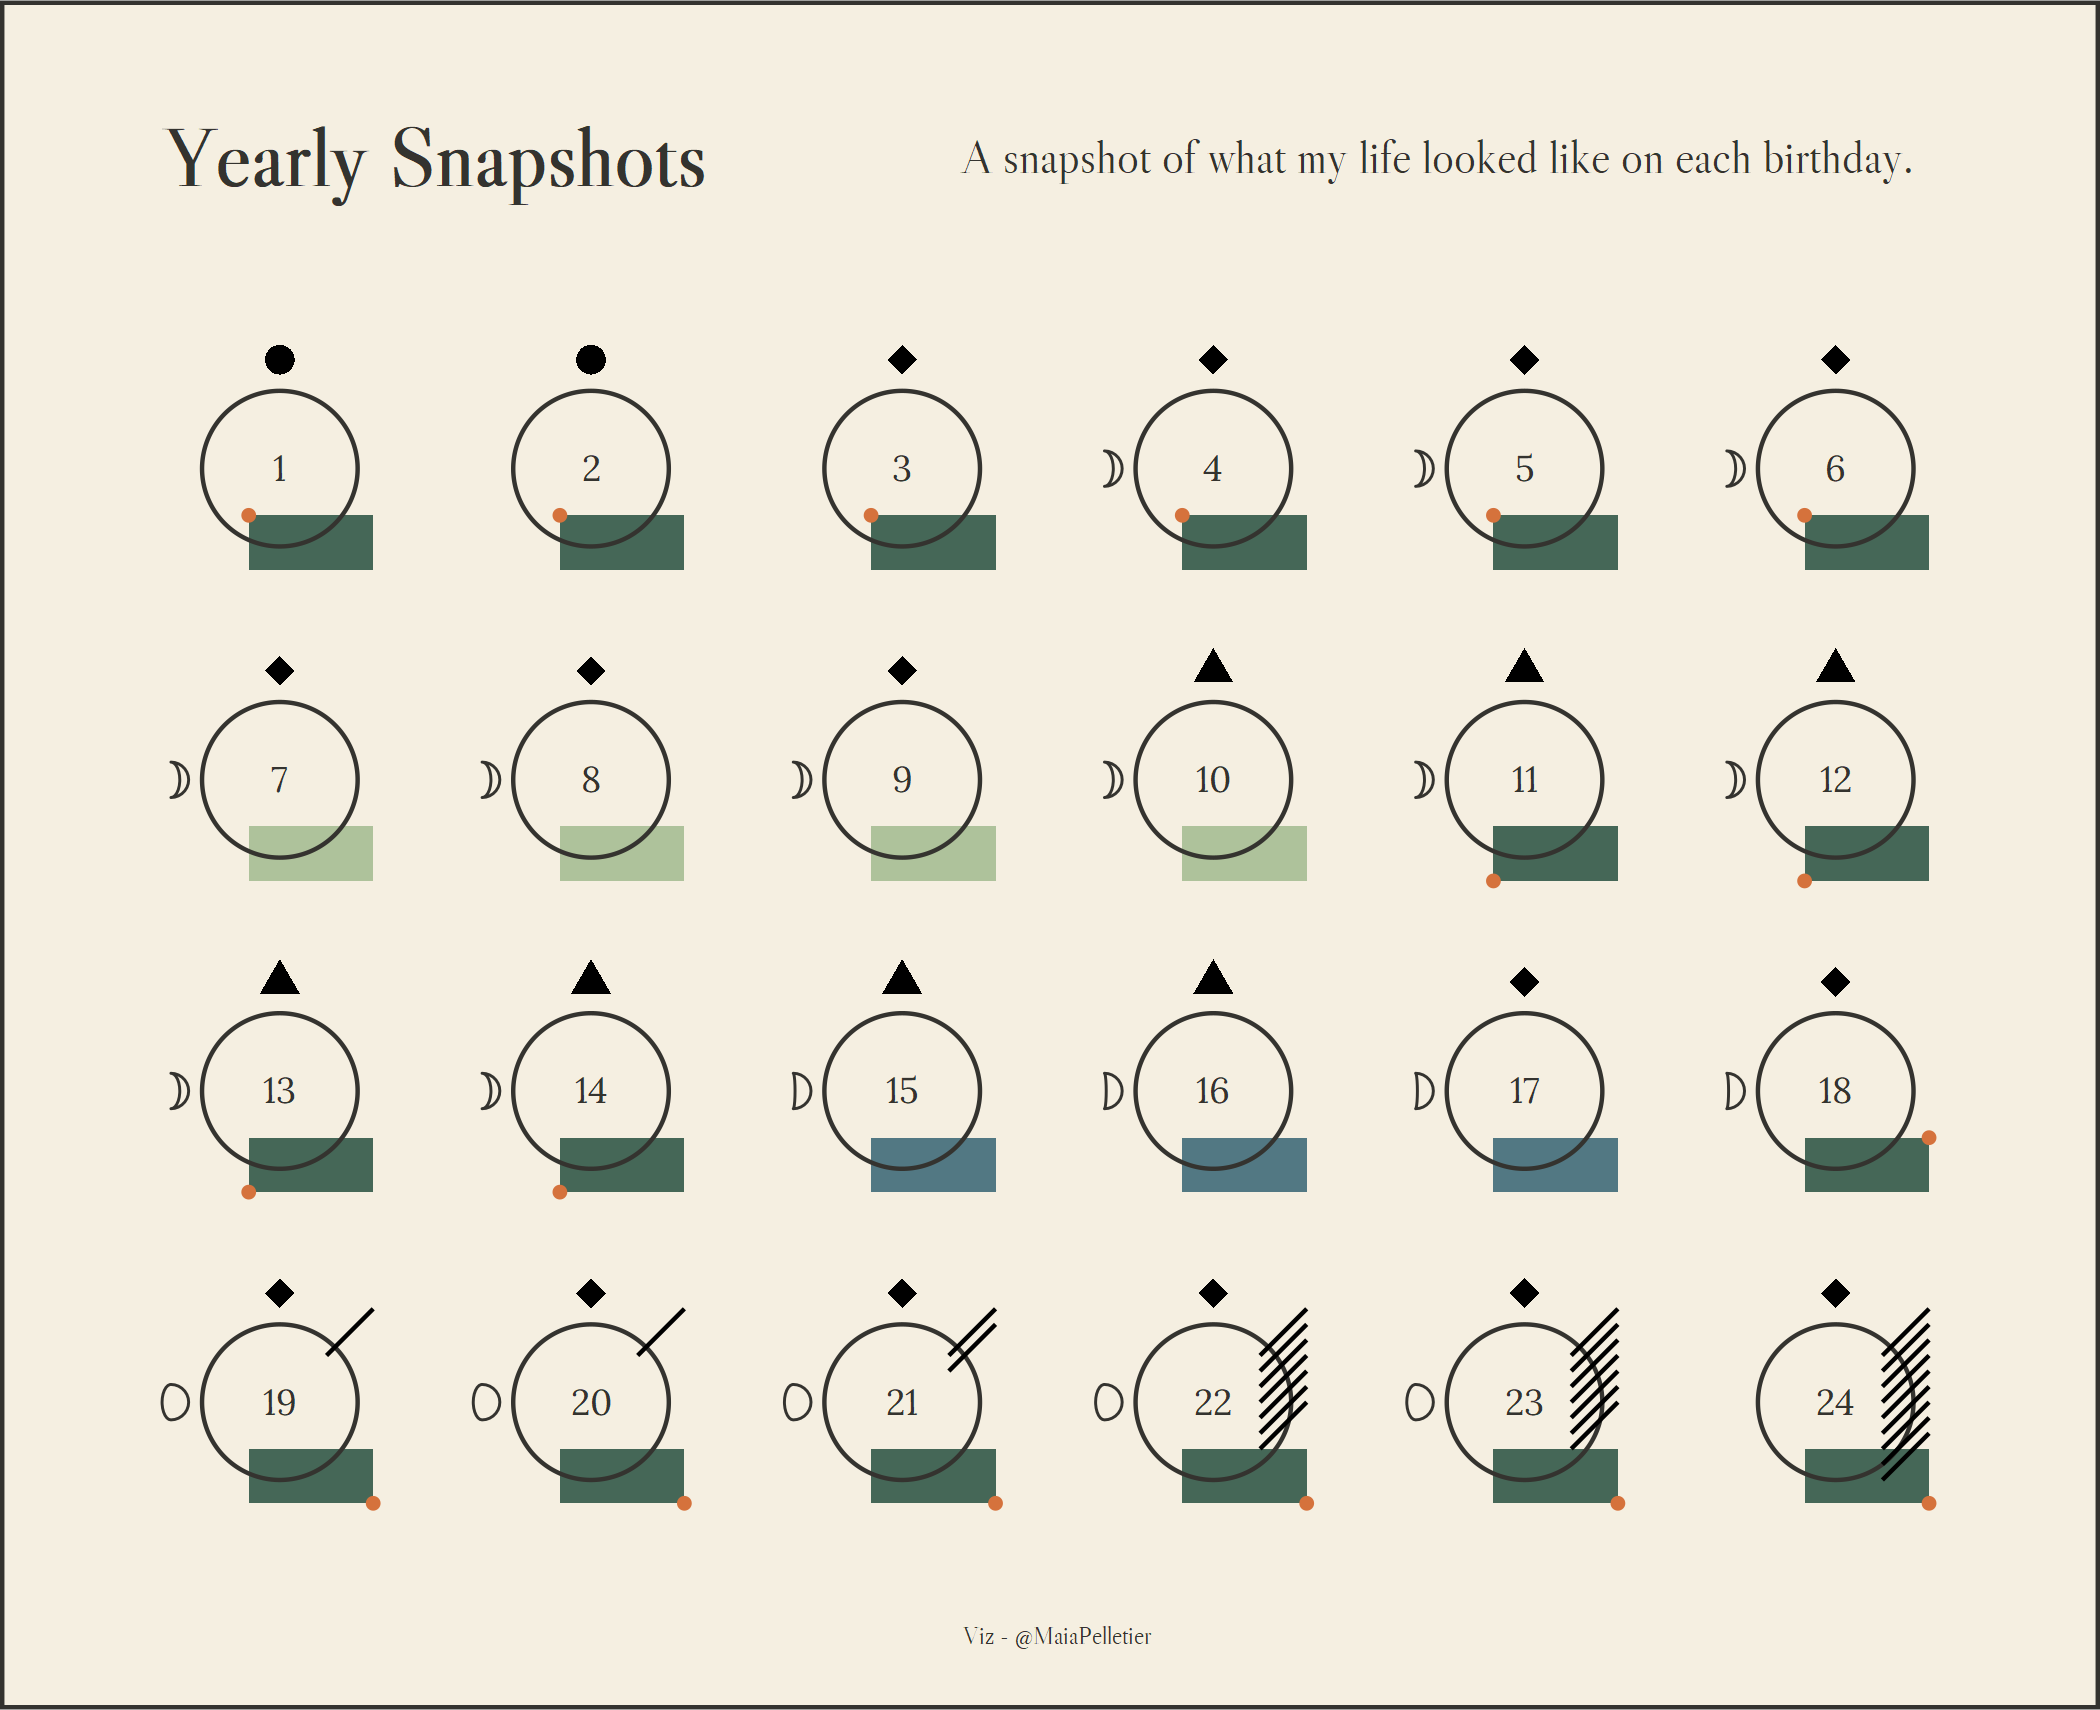

The R source for this figure:
# day15 - multivariate ---------------------------------------------------------

library(tidyverse)
library(here)
library(ggforce)
library(gggibbous)

extrafont::loadfonts(device = "win")

# import data & create coordinates
yearly_snapshot <-
  read_csv(here("day15 - multivariate", "data", "yearly_snapshot.csv")) %>%
  mutate(
    hair_style = fct_inorder(hair_style),
    hair_colour = fct_inorder(hair_colour),
    x = rep(1:6, 4),
    y = c(rep(4, 6), rep(3, 6), rep(2, 6), rep(1, 6)),
    xmin = x - 0.1,
    ymin = y - 0.325,
    xmax = x + 0.3,
    ymax = y - 0.15,
    ratio = case_when(
      school == "elementary" ~ 0.25,
      school == "high school" ~ 0.45,
      school == "university" ~ 0.75,
      TRUE ~ 0
    )
  )

# for tattoo segments
tattoos <- 
  yearly_snapshot %>% 
  select(age, no_tattoos, x, y) %>% 
  filter(no_tattoos>0) %>% 
  mutate(
    xstart = x + 0.15,
    xend = x + 0.3, 
    yend = map(no_tattoos, function(x) seq(1.30, by = -0.05, length.out = x)),
    ystart = map(no_tattoos, function(x) seq(1.15, by = -0.05, length.out = x))
  ) %>% 
  unnest(c(ystart, yend))

# for point indicating canadian locations
locations <- 
  yearly_snapshot %>% 
    select(age, location, xmin, xmax, ymin, ymax) %>% 
    mutate(
      x = case_when(
        location %in% c("manitouwadge", "oakville") ~ xmin,
        location %in% c("stouffville", "ottawa") ~ xmax
      ),
      y = case_when(
        location %in% c("manitouwadge", "stouffville") ~ ymax,
        location %in% c("oakville", "ottawa") ~ ymin
      )
    ) %>% 
  select(age, location, x, y)


# build plot --------------------------------------------------------------

yearly_snapshot %>% 
  ggplot() +
  geom_rect(
    aes(xmin = xmin, ymin = ymin, xmax = xmax, ymax = ymax, fill = country)
  ) +
  geom_point(
    data = locations,
    aes(x, y), 
    color = "#D5723C",
    size = 1
  ) +
  geom_circle(
    aes(x0 = x, y0 = y, r = 0.25), 
    color = "#34332F", 
   # fill = "#E9A7A8",
    size = 0.5
  ) +
  geom_moon(
    aes(x = x - 0.35, y = y, ratio = ratio),
    size = 4, 
    fill = NA,
    color = "#34332F"
    ) +
  geom_segment(
    data = tattoos,
    aes(x = xstart, y = ystart, xend = xend, yend = yend)
  ) +
  geom_point(
    aes(x = x, y = y + 0.35, shape = hair_style),
    size = 3,
    fill = "#34332F"
  ) +
  geom_text(
    aes(x, y, label = age),
    color = "#34332F", 
    size = 3,
    family = "Lora"
  ) +
  geom_text(
    data = data.frame(),
    aes(x = 1.5, y = 5),
    label = "Yearly Snapshots", 
    size = 7,
    color = "#34332F",
    family = "Libre Caslon Display",
    fontface = "bold"
  ) +
  geom_text(
    data = data.frame(),
    aes(x = 6.25, y = 5),
    label = "A snapshot of what my life looked like on each birthday.", 
    color = "#34332F",
    family = "Libre Caslon Display",
    hjust = 1
  ) +
  geom_text(
    data = data.frame(),
    aes(x = 3.5, y = 0.25),
    label = "Viz - @MaiaPelletier", 
    color = "#34332F",
    family = "Libre Caslon Display",
    size = 2
  ) +
  scale_fill_manual(values = c("#456757", "#527883", "#AEC29B")) +
  scale_shape_manual(values = c(16, 18, 17)) +
  coord_fixed(clip = "off") +
  theme_void() +
  theme(
    plot.background = element_rect(fill = "#F5EFE1", color = "#34332F", size = 1),
    plot.margin = margin(20, 20, 0, 20),
    legend.position = "none"
  ) +
  ggsave(here("day15 - multivariate", "day15_multivariate.png"), type = "cairo", height = 7, width = 7)



# build legend ------------------------------------------------------------


legend <- 
  tibble(
    x = c(5.35, 5.35, 5.35, 4.9, 4.6),
    y = c(1.1, 0.75, 0.67, 1.35, 1),
    xend = c(5.5, 5.5, 5.5, 4.5, 4.5),
    yend = c(1.1, 0.75, 0.67, 1.35, 1),
    xtext = c(5.6, 5.6, 5.6, 4.4, 4.4),
    hjust = c(0, 0, 0, 1, 1),
    label = c("had this # of tattoos",
              "lived in this country",
              "lived in this city of that country",
              "wore my hair like this",
              "was at this level of education")
  )

#0.175
rect_legend <-
  yearly_snapshot %>% 
  filter(age %in% c(9, 15, 21)) %>%
  mutate(
    xmin = 4, 
    xmax = 4.4, 
    ymin = c(0.25, 0, -0.25), 
    ymax = ymin + 0.175, 
    xtext = xmax + 0.25, 
    ytext = ymax - 0.0875
    )

locations_legend <-
  yearly_snapshot %>% 
  filter(age %in% c(15)) %>% 
  mutate(
    country = "canada",
    xmin = 5, xmax = 5.4, ymin = 0, ymax = ymin + 0.175,
    x = map(xmin, function(x) c(rep(x, 2), rep(x + 0.4, 2))),
    y = map(ymin, function(x) rep(c(x, x + 0.175), 2))
  ) %>% 
    unnest(c("x", "y")) %>% 
    mutate(
      location = c("manitouwadge", "oakville", "ottawa", "stouffville"),
      vjust = c(1.5, -1.5, 1.5, -1.5)
      )

hair_points_legend <-
  yearly_snapshot %>% 
    distinct(hair_style) %>% 
    mutate(
      x = 5.75,
      y = rev(seq(0.25, 0.5, length.out = 3)) - 0.1
    )

moon_legend <-
  yearly_snapshot %>% 
  distinct(school, ratio) %>% 
  na.omit() %>% 
  mutate(
    x = 5.75,
    y = rev(seq(-0.25, 0, length.out = 3))
  )


yearly_snapshot %>% 
  filter(age == 23) %>% 
  ggplot() +
  geom_rect(
    aes(xmin = xmin, ymin = ymin, xmax = xmax, ymax = ymax, fill = country)
  ) +
  geom_point(
    data = locations %>% filter(age == 23),
    aes(x, y), 
    color = "#D5723C",
    size = 1
  ) +
  geom_circle(
    aes(x0 = x, y0 = y, r = 0.25), 
    color = "#34332F",
    size = 0.5
  ) +
  geom_moon(
    aes(x = x - 0.35, y = y, ratio = ratio),
    size = 4, 
    fill = NA,
    color = "#34332F"
  ) +
  geom_segment(
    data = tattoos %>% filter(age == 23),
    aes(x = xstart, y = ystart, xend = xend, yend = yend)
  ) +
  geom_point(
    aes(x = x, y = y + 0.35, shape = hair_style),
    size = 3,
    fill = "#34332F"
  ) +
  geom_text(
    aes(x, y, label = age),
    color = "#34332F", 
    size = 4,
    family = "Lora"
  ) +
  geom_segment(
    data = legend,
    aes(x, xend = xend, y, yend = yend),
    color = "#34332F",
    size = 1
  ) +
  geom_text(
    data = legend,
    aes(x = xtext, y = yend, label = label, hjust = hjust), 
    size = 3,
    family = "Libre Caslon Display",
    color = "#34332F"
  ) +
  geom_text(
    data = data.frame(),
    aes(x = 5, y = 1.75), 
    size = 6,
    color = "#34332F",
    label = "On this birthday I...",
    family = "Libre Caslon Display",
    fontface = "bold"
  ) +
  geom_rect(
    data = rect_legend,
    aes(xmin = xmin, ymin = ymin, xmax = xmax, ymax = ymax, fill = country)
  ) +
  geom_text(
    data = rect_legend,
    aes(x = xtext, y = ytext, label = country),
    family = "Libre Caslon Display",
    size = 3,
    color = "#34332F"
  ) +
  geom_rect(
    data = locations_legend,
    aes(xmin = xmin, ymin = ymin, xmax = xmax, ymax = ymax, fill = country)
  ) +
  geom_point(
    data = locations_legend,
    aes(x, y), 
    color = "#D5723C",
    size = 1
  ) +
  geom_text(
    data = locations_legend,
    aes(x, y, label = location, vjust = vjust), 
    size = 3,
    family = "Libre Caslon Display",
    color = "#34332F"
    ) +
   geom_point(
     data = hair_points_legend,
     aes(x, y, shape = hair_style),
     color = "#34332F",
     size = 3
   ) +
   geom_text(
     data = hair_points_legend,
     aes(x + 0.2, y, label = hair_style),
     size = 3,
     family = "Libre Caslon Display",
     color = "#34332F"
   ) +
  geom_moon(
    data = moon_legend,
    aes(x, y, ratio = ratio),
    size = 4, 
    fill = NA,
    color = "#34332F"
  ) +
  geom_text(
    data = moon_legend,
    aes(x + 0.2, y, label = school),
    size = 3, 
    family = "Libre Caslon Display",
    color = "#34332F"
  ) +
  geom_segment(
    data = data.frame(),
    aes(x = 4, xend = 6, y = 0.5, yend = 0.5),
    lty = 3, 
    size = 0.25, 
    color = "#34332F"
  ) +
  scale_fill_manual(values = c("#456757", "#527883", "#AEC29B")) +
  scale_shape_manual(values = c(18, 16, 17)) +
  coord_fixed(clip = "off") +
  theme_void() +
  theme(
    plot.background = element_rect(fill = "#F5EFE1", color = "#34332F", size = 1),
    #plot.margin = margin(t = 50, b = 50),
    #axis.text = element_text(),
    legend.position = "none"
  ) +
  ggsave(here("day15 - multivariate", "day15_multivariate_legend.png"), type = "cairo", dpi = 500)
  
